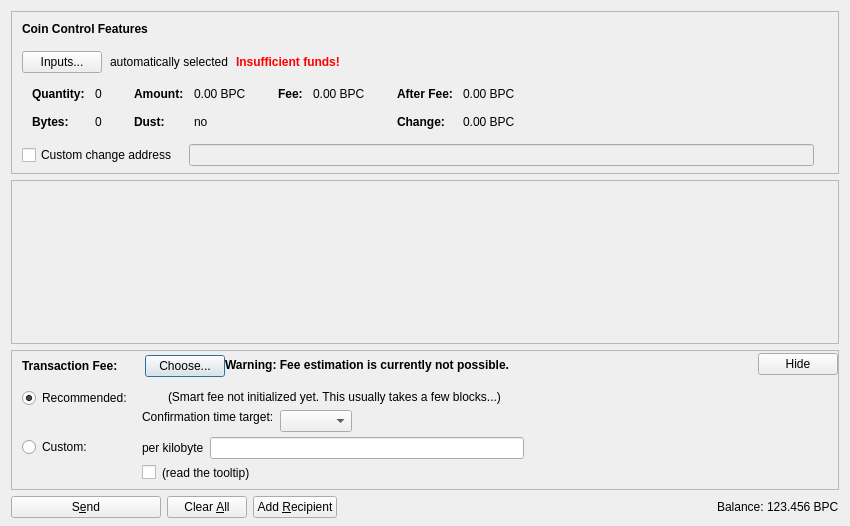
<?xml version="1.0" encoding="UTF-8"?>
<ui version="4.0">
 <class>SendCoinsDialog</class>
 <widget class="QDialog" name="SendCoinsDialog">
  <property name="geometry">
   <rect>
    <x>0</x>
    <y>0</y>
    <width>850</width>
    <height>526</height>
   </rect>
  </property>
  <property name="windowTitle">
   <string>Send Coins</string>
  </property>
  <layout class="QVBoxLayout" name="verticalLayout" stretch="0,1,0,0">
   <property name="bottomMargin">
    <number>8</number>
   </property>
   <item>
    <widget class="QFrame" name="frameCoinControl">
     <property name="sizePolicy">
      <sizepolicy hsizetype="Expanding" vsizetype="Expanding">
       <horstretch>0</horstretch>
       <verstretch>0</verstretch>
      </sizepolicy>
     </property>
     <property name="maximumSize">
      <size>
       <width>16777215</width>
       <height>16777215</height>
      </size>
     </property>
     <property name="frameShape">
      <enum>QFrame::StyledPanel</enum>
     </property>
     <property name="frameShadow">
      <enum>QFrame::Sunken</enum>
     </property>
     <layout class="QVBoxLayout" name="verticalLayoutCoinControl2">
      <property name="spacing">
       <number>0</number>
      </property>
      <property name="leftMargin">
       <number>0</number>
      </property>
      <property name="topMargin">
       <number>0</number>
      </property>
      <property name="rightMargin">
       <number>0</number>
      </property>
      <property name="bottomMargin">
       <number>6</number>
      </property>
      <item>
       <layout class="QVBoxLayout" name="verticalLayoutCoinControl" stretch="0,0,0,0,1">
        <property name="spacing">
         <number>0</number>
        </property>
        <property name="leftMargin">
         <number>10</number>
        </property>
        <property name="topMargin">
         <number>10</number>
        </property>
        <item>
         <layout class="QHBoxLayout" name="horizontalLayoutCoinControl1">
          <property name="bottomMargin">
           <number>15</number>
          </property>
          <item>
           <widget class="QLabel" name="labelCoinControlFeatures">
            <property name="sizePolicy">
             <sizepolicy hsizetype="Preferred" vsizetype="Maximum">
              <horstretch>0</horstretch>
              <verstretch>0</verstretch>
             </sizepolicy>
            </property>
            <property name="font">
             <font>
              <weight>75</weight>
              <bold>true</bold>
             </font>
            </property>
            <property name="styleSheet">
             <string notr="true">font-weight:bold;</string>
            </property>
            <property name="text">
             <string>Coin Control Features</string>
            </property>
           </widget>
          </item>
         </layout>
        </item>
        <item>
         <layout class="QHBoxLayout" name="horizontalLayoutCoinControl2" stretch="0,0,0,0">
          <property name="spacing">
           <number>8</number>
          </property>
          <property name="bottomMargin">
           <number>10</number>
          </property>
          <item>
           <widget class="QPushButton" name="pushButtonCoinControl">
            <property name="styleSheet">
             <string notr="true"/>
            </property>
            <property name="text">
             <string>Inputs...</string>
            </property>
            <property name="autoDefault">
             <bool>false</bool>
            </property>
           </widget>
          </item>
          <item>
           <widget class="QLabel" name="labelCoinControlAutomaticallySelected">
            <property name="text">
             <string>automatically selected</string>
            </property>
            <property name="margin">
             <number>5</number>
            </property>
           </widget>
          </item>
          <item>
           <widget class="QLabel" name="labelCoinControlInsuffFunds">
            <property name="font">
             <font>
              <weight>75</weight>
              <bold>true</bold>
             </font>
            </property>
            <property name="styleSheet">
             <string notr="true">color:red;font-weight:bold;</string>
            </property>
            <property name="text">
             <string>Insufficient funds!</string>
            </property>
            <property name="margin">
             <number>5</number>
            </property>
           </widget>
          </item>
          <item>
           <spacer name="horizontalSpacerCoinControl">
            <property name="orientation">
             <enum>Qt::Horizontal</enum>
            </property>
            <property name="sizeHint" stdset="0">
             <size>
              <width>40</width>
              <height>1</height>
             </size>
            </property>
           </spacer>
          </item>
         </layout>
        </item>
        <item>
         <widget class="QWidget" name="widgetCoinControl" native="true">
          <property name="sizePolicy">
           <sizepolicy hsizetype="Preferred" vsizetype="Preferred">
            <horstretch>0</horstretch>
            <verstretch>0</verstretch>
           </sizepolicy>
          </property>
          <property name="minimumSize">
           <size>
            <width>0</width>
            <height>0</height>
           </size>
          </property>
          <property name="styleSheet">
           <string notr="true"/>
          </property>
          <layout class="QHBoxLayout" name="horizontalLayoutCoinControl5">
           <property name="leftMargin">
            <number>0</number>
           </property>
           <property name="topMargin">
            <number>0</number>
           </property>
           <property name="rightMargin">
            <number>0</number>
           </property>
           <property name="bottomMargin">
            <number>0</number>
           </property>
           <item>
            <layout class="QHBoxLayout" name="horizontalLayoutCoinControl3" stretch="0,0,0,1">
             <property name="spacing">
              <number>20</number>
             </property>
             <property name="topMargin">
              <number>0</number>
             </property>
             <property name="bottomMargin">
              <number>10</number>
             </property>
             <item>
              <layout class="QFormLayout" name="formLayoutCoinControl1">
               <property name="horizontalSpacing">
                <number>10</number>
               </property>
               <property name="verticalSpacing">
                <number>14</number>
               </property>
               <property name="leftMargin">
                <number>10</number>
               </property>
               <property name="topMargin">
                <number>4</number>
               </property>
               <property name="rightMargin">
                <number>6</number>
               </property>
               <item row="0" column="0">
                <widget class="QLabel" name="labelCoinControlQuantityText">
                 <property name="font">
                  <font>
                   <weight>75</weight>
                   <bold>true</bold>
                  </font>
                 </property>
                 <property name="text">
                  <string>Quantity:</string>
                 </property>
                 <property name="margin">
                  <number>0</number>
                 </property>
                </widget>
               </item>
               <item row="0" column="1">
                <widget class="QLabel" name="labelCoinControlQuantity">
                 <property name="cursor">
                  <cursorShape>IBeamCursor</cursorShape>
                 </property>
                 <property name="contextMenuPolicy">
                  <enum>Qt::ActionsContextMenu</enum>
                 </property>
                 <property name="text">
                  <string notr="true">0</string>
                 </property>
                 <property name="margin">
                  <number>0</number>
                 </property>
                 <property name="textInteractionFlags">
                  <set>Qt::LinksAccessibleByMouse|Qt::TextSelectableByKeyboard|Qt::TextSelectableByMouse</set>
                 </property>
                </widget>
               </item>
               <item row="1" column="0">
                <widget class="QLabel" name="labelCoinControlBytesText">
                 <property name="font">
                  <font>
                   <weight>75</weight>
                   <bold>true</bold>
                  </font>
                 </property>
                 <property name="text">
                  <string>Bytes:</string>
                 </property>
                </widget>
               </item>
               <item row="1" column="1">
                <widget class="QLabel" name="labelCoinControlBytes">
                 <property name="cursor">
                  <cursorShape>IBeamCursor</cursorShape>
                 </property>
                 <property name="contextMenuPolicy">
                  <enum>Qt::ActionsContextMenu</enum>
                 </property>
                 <property name="text">
                  <string notr="true">0</string>
                 </property>
                 <property name="textInteractionFlags">
                  <set>Qt::LinksAccessibleByMouse|Qt::TextSelectableByKeyboard|Qt::TextSelectableByMouse</set>
                 </property>
                </widget>
               </item>
              </layout>
             </item>
             <item>
              <layout class="QFormLayout" name="formLayoutCoinControl2">
               <property name="horizontalSpacing">
                <number>10</number>
               </property>
               <property name="verticalSpacing">
                <number>14</number>
               </property>
               <property name="leftMargin">
                <number>6</number>
               </property>
               <property name="topMargin">
                <number>4</number>
               </property>
               <property name="rightMargin">
                <number>6</number>
               </property>
               <item row="0" column="0">
                <widget class="QLabel" name="labelCoinControlAmountText">
                 <property name="font">
                  <font>
                   <weight>75</weight>
                   <bold>true</bold>
                  </font>
                 </property>
                 <property name="text">
                  <string>Amount:</string>
                 </property>
                 <property name="margin">
                  <number>0</number>
                 </property>
                </widget>
               </item>
               <item row="0" column="1">
                <widget class="QLabel" name="labelCoinControlAmount">
                 <property name="cursor">
                  <cursorShape>IBeamCursor</cursorShape>
                 </property>
                 <property name="contextMenuPolicy">
                  <enum>Qt::ActionsContextMenu</enum>
                 </property>
                 <property name="text">
                  <string notr="true">0.00 BPC</string>
                 </property>
                 <property name="textInteractionFlags">
                  <set>Qt::LinksAccessibleByMouse|Qt::TextSelectableByKeyboard|Qt::TextSelectableByMouse</set>
                 </property>
                </widget>
               </item>
               <item row="1" column="0">
                <widget class="QLabel" name="labelCoinControlLowOutputText">
                 <property name="font">
                  <font>
                   <weight>75</weight>
                   <bold>true</bold>
                  </font>
                 </property>
                 <property name="text">
                  <string>Dust:</string>
                 </property>
                </widget>
               </item>
               <item row="1" column="1">
                <widget class="QLabel" name="labelCoinControlLowOutput">
                 <property name="cursor">
                  <cursorShape>IBeamCursor</cursorShape>
                 </property>
                 <property name="contextMenuPolicy">
                  <enum>Qt::ActionsContextMenu</enum>
                 </property>
                 <property name="text">
                  <string notr="true">no</string>
                 </property>
                 <property name="textInteractionFlags">
                  <set>Qt::LinksAccessibleByMouse|Qt::TextSelectableByKeyboard|Qt::TextSelectableByMouse</set>
                 </property>
                </widget>
               </item>
              </layout>
             </item>
             <item>
              <layout class="QFormLayout" name="formLayoutCoinControl3">
               <property name="horizontalSpacing">
                <number>10</number>
               </property>
               <property name="verticalSpacing">
                <number>14</number>
               </property>
               <property name="leftMargin">
                <number>6</number>
               </property>
               <property name="topMargin">
                <number>4</number>
               </property>
               <property name="rightMargin">
                <number>6</number>
               </property>
               <item row="0" column="0">
                <widget class="QLabel" name="labelCoinControlFeeText">
                 <property name="font">
                  <font>
                   <weight>75</weight>
                   <bold>true</bold>
                  </font>
                 </property>
                 <property name="text">
                  <string>Fee:</string>
                 </property>
                 <property name="margin">
                  <number>0</number>
                 </property>
                </widget>
               </item>
               <item row="0" column="1">
                <widget class="QLabel" name="labelCoinControlFee">
                 <property name="cursor">
                  <cursorShape>IBeamCursor</cursorShape>
                 </property>
                 <property name="contextMenuPolicy">
                  <enum>Qt::ActionsContextMenu</enum>
                 </property>
                 <property name="text">
                  <string notr="true">0.00 BPC</string>
                 </property>
                 <property name="textInteractionFlags">
                  <set>Qt::LinksAccessibleByMouse|Qt::TextSelectableByKeyboard|Qt::TextSelectableByMouse</set>
                 </property>
                </widget>
               </item>
              </layout>
             </item>
             <item>
              <layout class="QFormLayout" name="formLayoutCoinControl4">
               <property name="horizontalSpacing">
                <number>10</number>
               </property>
               <property name="verticalSpacing">
                <number>14</number>
               </property>
               <property name="leftMargin">
                <number>6</number>
               </property>
               <property name="topMargin">
                <number>4</number>
               </property>
               <property name="rightMargin">
                <number>6</number>
               </property>
               <item row="0" column="0">
                <widget class="QLabel" name="labelCoinControlAfterFeeText">
                 <property name="font">
                  <font>
                   <weight>75</weight>
                   <bold>true</bold>
                  </font>
                 </property>
                 <property name="text">
                  <string>After Fee:</string>
                 </property>
                 <property name="margin">
                  <number>0</number>
                 </property>
                </widget>
               </item>
               <item row="0" column="1">
                <widget class="QLabel" name="labelCoinControlAfterFee">
                 <property name="cursor">
                  <cursorShape>IBeamCursor</cursorShape>
                 </property>
                 <property name="contextMenuPolicy">
                  <enum>Qt::ActionsContextMenu</enum>
                 </property>
                 <property name="text">
                  <string notr="true">0.00 BPC</string>
                 </property>
                 <property name="textInteractionFlags">
                  <set>Qt::LinksAccessibleByMouse|Qt::TextSelectableByKeyboard|Qt::TextSelectableByMouse</set>
                 </property>
                </widget>
               </item>
               <item row="1" column="0">
                <widget class="QLabel" name="labelCoinControlChangeText">
                 <property name="font">
                  <font>
                   <weight>75</weight>
                   <bold>true</bold>
                  </font>
                 </property>
                 <property name="text">
                  <string>Change:</string>
                 </property>
                </widget>
               </item>
               <item row="1" column="1">
                <widget class="QLabel" name="labelCoinControlChange">
                 <property name="cursor">
                  <cursorShape>IBeamCursor</cursorShape>
                 </property>
                 <property name="contextMenuPolicy">
                  <enum>Qt::ActionsContextMenu</enum>
                 </property>
                 <property name="text">
                  <string notr="true">0.00 BPC</string>
                 </property>
                 <property name="textInteractionFlags">
                  <set>Qt::LinksAccessibleByMouse|Qt::TextSelectableByKeyboard|Qt::TextSelectableByMouse</set>
                 </property>
                </widget>
               </item>
              </layout>
             </item>
            </layout>
           </item>
          </layout>
         </widget>
        </item>
        <item>
         <layout class="QHBoxLayout" name="horizontalLayoutCoinControl4" stretch="0,0,0">
          <property name="spacing">
           <number>12</number>
          </property>
          <property name="sizeConstraint">
           <enum>QLayout::SetDefaultConstraint</enum>
          </property>
          <property name="topMargin">
           <number>5</number>
          </property>
          <property name="rightMargin">
           <number>5</number>
          </property>
          <item>
           <widget class="QCheckBox" name="checkBoxCoinControlChange">
            <property name="toolTip">
             <string>If this is activated, but the change address is empty or invalid, change will be sent to a newly generated address.</string>
            </property>
            <property name="text">
             <string>Custom change address</string>
            </property>
           </widget>
          </item>
          <item>
           <widget class="QValidatedLineEdit" name="lineEditCoinControlChange">
            <property name="enabled">
             <bool>false</bool>
            </property>
            <property name="sizePolicy">
             <sizepolicy hsizetype="Expanding" vsizetype="Fixed">
              <horstretch>0</horstretch>
              <verstretch>0</verstretch>
             </sizepolicy>
            </property>
           </widget>
          </item>
          <item>
           <widget class="QLabel" name="labelCoinControlChangeLabel">
            <property name="sizePolicy">
             <sizepolicy hsizetype="Preferred" vsizetype="Expanding">
              <horstretch>0</horstretch>
              <verstretch>0</verstretch>
             </sizepolicy>
            </property>
            <property name="minimumSize">
             <size>
              <width>0</width>
              <height>0</height>
             </size>
            </property>
            <property name="text">
             <string/>
            </property>
            <property name="margin">
             <number>3</number>
            </property>
           </widget>
          </item>
         </layout>
        </item>
        <item>
         <spacer name="verticalSpacerCoinControl">
          <property name="orientation">
           <enum>Qt::Vertical</enum>
          </property>
          <property name="sizeHint" stdset="0">
           <size>
            <width>800</width>
            <height>1</height>
           </size>
          </property>
         </spacer>
        </item>
       </layout>
      </item>
     </layout>
    </widget>
   </item>
   <item>
    <widget class="QScrollArea" name="scrollArea">
     <property name="widgetResizable">
      <bool>true</bool>
     </property>
     <widget class="QWidget" name="scrollAreaWidgetContents">
      <property name="geometry">
       <rect>
        <x>0</x>
        <y>0</y>
        <width>830</width>
        <height>104</height>
       </rect>
      </property>
      <layout class="QVBoxLayout" name="verticalLayout_2" stretch="0,1">
       <property name="leftMargin">
        <number>0</number>
       </property>
       <property name="topMargin">
        <number>0</number>
       </property>
       <property name="rightMargin">
        <number>0</number>
       </property>
       <property name="bottomMargin">
        <number>0</number>
       </property>
       <item>
        <layout class="QVBoxLayout" name="entries">
         <property name="spacing">
          <number>6</number>
         </property>
        </layout>
       </item>
       <item>
        <spacer name="verticalSpacer">
         <property name="orientation">
          <enum>Qt::Vertical</enum>
         </property>
         <property name="sizeHint" stdset="0">
          <size>
           <width>20</width>
           <height>40</height>
          </size>
         </property>
        </spacer>
       </item>
      </layout>
     </widget>
    </widget>
   </item>
   <item>
    <widget class="QFrame" name="frameFee">
     <property name="sizePolicy">
      <sizepolicy hsizetype="Expanding" vsizetype="Expanding">
       <horstretch>0</horstretch>
       <verstretch>0</verstretch>
      </sizepolicy>
     </property>
     <property name="maximumSize">
      <size>
       <width>16777215</width>
       <height>16777215</height>
      </size>
     </property>
     <property name="frameShape">
      <enum>QFrame::StyledPanel</enum>
     </property>
     <property name="frameShadow">
      <enum>QFrame::Sunken</enum>
     </property>
     <layout class="QVBoxLayout" name="verticalLayoutFee1">
      <property name="spacing">
       <number>0</number>
      </property>
      <property name="leftMargin">
       <number>0</number>
      </property>
      <property name="topMargin">
       <number>0</number>
      </property>
      <property name="rightMargin">
       <number>0</number>
      </property>
      <property name="bottomMargin">
       <number>0</number>
      </property>
      <item>
       <layout class="QVBoxLayout" name="verticalLayoutFee2" stretch="0,0,0">
        <property name="spacing">
         <number>0</number>
        </property>
        <property name="leftMargin">
         <number>10</number>
        </property>
        <property name="topMargin">
         <number>0</number>
        </property>
        <item>
         <layout class="QHBoxLayout" name="horizontalLayoutFee1">
          <property name="bottomMargin">
           <number>0</number>
          </property>
          <item>
           <layout class="QVBoxLayout" name="verticalLayoutFee7">
            <property name="spacing">
             <number>0</number>
            </property>
            <item>
             <spacer name="verticalSpacerSmartFee">
              <property name="orientation">
               <enum>Qt::Vertical</enum>
              </property>
              <property name="sizeType">
               <enum>QSizePolicy::Fixed</enum>
              </property>
              <property name="sizeHint" stdset="0">
               <size>
                <width>1</width>
                <height>4</height>
               </size>
              </property>
             </spacer>
            </item>
            <item>
             <layout class="QHBoxLayout" name="horizontalLayoutSmartFee">
              <property name="spacing">
               <number>10</number>
              </property>
              <item>
               <widget class="QLabel" name="labelFeeHeadline">
                <property name="sizePolicy">
                 <sizepolicy hsizetype="Preferred" vsizetype="Maximum">
                  <horstretch>0</horstretch>
                  <verstretch>0</verstretch>
                 </sizepolicy>
                </property>
                <property name="font">
                 <font>
                  <weight>75</weight>
                  <bold>true</bold>
                 </font>
                </property>
                <property name="styleSheet">
                 <string notr="true">font-weight:bold;</string>
                </property>
                <property name="text">
                 <string>Transaction Fee:</string>
                </property>
               </widget>
              </item>
              <item>
               <widget class="QLabel" name="labelFeeMinimized">
                <property name="text">
                 <string/>
                </property>
               </widget>
              </item>
              <item>
               <widget class="QPushButton" name="buttonChooseFee">
                <property name="text">
                 <string>Choose...</string>
                </property>
               </widget>
              </item>
             </layout>
            </item>
            <item>
             <spacer name="verticalSpacer_5">
              <property name="orientation">
               <enum>Qt::Vertical</enum>
              </property>
              <property name="sizeHint" stdset="0">
               <size>
                <width>1</width>
                <height>1</height>
               </size>
              </property>
             </spacer>
            </item>
           </layout>
          </item>
          <item>
           <widget class="QLabel" name="fallbackFeeWarningLabel">
            <property name="toolTip">
             <string>Using the fallbackfee can result in sending a transaction that will take several hours or days (or never) to confirm. Consider choosing your fee manually or wait until you have validated the complete chain.</string>
            </property>
            <property name="font">
            <font>
                <weight>75</weight>
                <bold>true</bold>
            </font>
            </property>
            <property name="text">
             <string>Warning: Fee estimation is currently not possible.</string>
            </property>
            <property name="wordWrap">
             <bool>false</bool>
            </property>
           </widget>
          </item>
          <item>
           <spacer name="horizontalSpacer_4">
            <property name="orientation">
             <enum>Qt::Horizontal</enum>
            </property>
            <property name="sizeType">
             <enum>QSizePolicy::MinimumExpanding</enum>
            </property>
            <property name="sizeHint" stdset="0">
             <size>
              <width>40</width>
              <height>20</height>
             </size>
            </property>
           </spacer>
          </item>
          <item>
           <widget class="QPushButton" name="buttonMinimizeFee">
            <property name="toolTip">
             <string>collapse fee-settings</string>
            </property>
            <property name="text">
             <string>Hide</string>
            </property>
           </widget>
          </item>
         </layout>
        </item>
        <item>
         <widget class="QFrame" name="frameFeeSelection">
          <layout class="QVBoxLayout" name="verticalLayoutFee12">
           <property name="spacing">
            <number>0</number>
           </property>
           <property name="leftMargin">
            <number>0</number>
           </property>
           <property name="topMargin">
            <number>0</number>
           </property>
           <property name="rightMargin">
            <number>0</number>
           </property>
           <property name="bottomMargin">
            <number>0</number>
           </property>
           <item>
            <layout class="QGridLayout" name="gridLayoutFee">
             <property name="topMargin">
              <number>10</number>
             </property>
             <property name="bottomMargin">
              <number>4</number>
             </property>
             <property name="horizontalSpacing">
              <number>10</number>
             </property>
             <property name="verticalSpacing">
              <number>4</number>
             </property>
             <item row="1" column="1">
              <layout class="QVBoxLayout" name="verticalLayoutFee8">
               <property name="spacing">
                <number>6</number>
               </property>
               <item>
                <layout class="QHBoxLayout" name="horizontalLayoutFee13">
                 <item>
                  <widget class="QLabel" name="labelCustomPerKilobyte">
                   <property name="toolTip">
                    <string>If the custom fee is set to 1000 satoshis and the transaction is only 250 bytes, then &quot;per kilobyte&quot; only pays 250 satoshis in fee, while &quot;total at least&quot; pays 1000 satoshis. For transactions bigger than a kilobyte both pay by kilobyte.</string>
                   </property>
                   <property name="text">
                    <string>per kilobyte</string>
                   </property>
                  </widget>
                 </item>
                 <item>
                  <widget class="BitcoinAmountField" name="customFee"/>
                 </item>
                 <item>
                  <spacer name="horizontalSpacer_6">
                   <property name="orientation">
                    <enum>Qt::Horizontal</enum>
                   </property>
                   <property name="sizeHint" stdset="0">
                    <size>
                     <width>1</width>
                     <height>1</height>
                    </size>
                   </property>
                  </spacer>
                 </item>
                </layout>
               </item>
               <item>
                <layout class="QHBoxLayout" name="horizontalLayoutFee8">
                 <item>
                  <widget class="QCheckBox" name="checkBoxMinimumFee">
                   <property name="toolTip">
                    <string>Paying only the minimum fee is just fine as long as there is less transaction volume than space in the blocks. But be aware that this can end up in a never confirming transaction once there is more demand for backpackercoin transactions than the network can process.</string>
                   </property>
                   <property name="text">
                    <string/>
                   </property>
                  </widget>
                 </item>
                 <item>
                  <widget class="QLabel" name="labelMinFeeWarning">
                   <property name="enabled">
                    <bool>true</bool>
                   </property>
                   <property name="toolTip">
                    <string>Paying only the minimum fee is just fine as long as there is less transaction volume than space in the blocks. But be aware that this can end up in a never confirming transaction once there is more demand for backpackercoin transactions than the network can process.</string>
                   </property>
                   <property name="text">
                    <string>(read the tooltip)</string>
                   </property>
                   <property name="margin">
                    <number>5</number>
                   </property>
                  </widget>
                 </item>
                 <item>
                  <spacer name="horizontalSpacer_2">
                   <property name="orientation">
                    <enum>Qt::Horizontal</enum>
                   </property>
                   <property name="sizeHint" stdset="0">
                    <size>
                     <width>1</width>
                     <height>1</height>
                    </size>
                   </property>
                  </spacer>
                 </item>
                </layout>
               </item>
              </layout>
             </item>
             <item row="0" column="0">
              <layout class="QVBoxLayout" name="verticalLayoutFee4" stretch="0,1">
               <item>
                <widget class="QRadioButton" name="radioSmartFee">
                 <property name="text">
                  <string>Recommended:</string>
                 </property>
                 <property name="checked">
                  <bool>true</bool>
                 </property>
                 <attribute name="buttonGroup">
                  <string notr="true">groupFee</string>
                 </attribute>
                </widget>
               </item>
               <item>
                <spacer name="verticalSpacer_2">
                 <property name="orientation">
                  <enum>Qt::Vertical</enum>
                 </property>
                 <property name="sizeHint" stdset="0">
                  <size>
                   <width>1</width>
                   <height>1</height>
                  </size>
                 </property>
                </spacer>
               </item>
              </layout>
             </item>
             <item row="1" column="0">
              <layout class="QVBoxLayout" name="verticalLayoutFee9" stretch="0,1">
               <item>
                <widget class="QRadioButton" name="radioCustomFee">
                 <property name="text">
                  <string>Custom:</string>
                 </property>
                 <attribute name="buttonGroup">
                  <string notr="true">groupFee</string>
                 </attribute>
                </widget>
               </item>
               <item>
                <spacer name="verticalSpacer_6">
                 <property name="orientation">
                  <enum>Qt::Vertical</enum>
                 </property>
                 <property name="sizeHint" stdset="0">
                  <size>
                   <width>1</width>
                   <height>1</height>
                  </size>
                 </property>
                </spacer>
               </item>
              </layout>
             </item>
             <item row="0" column="1">
              <layout class="QVBoxLayout" name="verticalLayoutFee3" stretch="0,0,1">
               <property name="spacing">
                <number>6</number>
               </property>
               <property name="topMargin">
                <number>2</number>
               </property>
               <item>
                <layout class="QHBoxLayout" name="horizontalLayoutFee12">
                 <item>
                  <widget class="QLabel" name="labelSmartFee">
                   <property name="text">
                    <string/>
                   </property>
                   <property name="margin">
                    <number>2</number>
                   </property>
                  </widget>
                 </item>
                 <item>
                  <widget class="QLabel" name="labelFeeEstimation">
                   <property name="text">
                    <string/>
                   </property>
                  </widget>
                 </item>
                 <item>
                  <widget class="QLabel" name="labelSmartFee2">
                   <property name="text">
                    <string>(Smart fee not initialized yet. This usually takes a few blocks...)</string>
                   </property>
                   <property name="margin">
                    <number>2</number>
                   </property>
                  </widget>
                 </item>
                 <item>
                  <spacer name="horizontalSpacer_5">
                   <property name="orientation">
                    <enum>Qt::Horizontal</enum>
                   </property>
                   <property name="sizeHint" stdset="0">
                    <size>
                     <width>1</width>
                     <height>1</height>
                    </size>
                   </property>
                  </spacer>
                 </item>
                </layout>
               </item>
               <item>
                <layout class="QHBoxLayout" name="horizontalLayoutFee9">
                 <item>
                  <layout class="QVBoxLayout" name="verticalLayoutFee6">
                   <item>
                    <widget class="QLabel" name="labelSmartFee3">
                     <property name="text">
                      <string>Confirmation time target:</string>
                     </property>
                     <property name="margin">
                      <number>2</number>
                     </property>
                    </widget>
                   </item>
                   <item>
                    <spacer name="verticalSpacer_3">
                     <property name="orientation">
                      <enum>Qt::Vertical</enum>
                     </property>
                     <property name="sizeHint" stdset="0">
                      <size>
                       <width>1</width>
                       <height>1</height>
                      </size>
                     </property>
                    </spacer>
                   </item>
                  </layout>
                 </item>
                 <item>
                  <layout class="QVBoxLayout" name="verticalLayoutFee5">
                   <property name="rightMargin">
                    <number>30</number>
                   </property>
                   <item>
                    <layout class="QHBoxLayout" name="horizontalLayoutConfTarget">
                     <property name="bottomMargin">
                      <number>0</number>
                     </property>
                     <item>
                      <widget class="QComboBox" name="confTargetSelector"/>
                     </item>
                     <item>
                      <spacer name="horizontalSpacerConfTarget">
                       <property name="orientation">
                        <enum>Qt::Horizontal</enum>
                       </property>
                       <property name="sizeHint" stdset="0">
                        <size>
                         <width>40</width>
                         <height>20</height>
                        </size>
                       </property>
                      </spacer>
                     </item>
                    </layout>
                   </item>
                  </layout>
                 </item>
                </layout>
               </item>
               <item>
                <spacer name="verticalSpacer_4">
                 <property name="orientation">
                  <enum>Qt::Vertical</enum>
                 </property>
                 <property name="sizeHint" stdset="0">
                  <size>
                   <width>1</width>
                   <height>1</height>
                  </size>
                 </property>
                </spacer>
               </item>
              </layout>
             </item>
            </layout>
           </item>
          </layout>
         </widget>
        </item>
        <item>
         <spacer name="verticalSpacerFee">
          <property name="orientation">
           <enum>Qt::Vertical</enum>
          </property>
          <property name="sizeHint" stdset="0">
           <size>
            <width>40</width>
            <height>5</height>
           </size>
          </property>
         </spacer>
        </item>
       </layout>
      </item>
     </layout>
    </widget>
   </item>
   <item>
    <layout class="QHBoxLayout" name="horizontalLayout">
     <item>
      <widget class="QPushButton" name="sendButton">
       <property name="minimumSize">
        <size>
         <width>150</width>
         <height>0</height>
        </size>
       </property>
       <property name="toolTip">
        <string>Confirm the send action</string>
       </property>
       <property name="text">
        <string>S&amp;end</string>
       </property>
       <property name="icon">
        <iconset resource="../bitcoin.qrc">
         <normaloff>:/icons/send</normaloff>:/icons/send</iconset>
       </property>
       <property name="autoDefault">
        <bool>false</bool>
       </property>
       <property name="default">
        <bool>false</bool>
       </property>
      </widget>
     </item>
     <item>
      <widget class="QPushButton" name="clearButton">
       <property name="sizePolicy">
        <sizepolicy hsizetype="Minimum" vsizetype="Fixed">
         <horstretch>0</horstretch>
         <verstretch>0</verstretch>
        </sizepolicy>
       </property>
       <property name="toolTip">
        <string>Clear all fields of the form.</string>
       </property>
       <property name="text">
        <string>Clear &amp;All</string>
       </property>
       <property name="icon">
        <iconset resource="../bitcoin.qrc">
         <normaloff>:/icons/remove</normaloff>:/icons/remove</iconset>
       </property>
       <property name="autoDefault">
        <bool>false</bool>
       </property>
      </widget>
     </item>
     <item>
      <widget class="QPushButton" name="addButton">
       <property name="toolTip">
        <string>Send to multiple recipients at once</string>
       </property>
       <property name="text">
        <string>Add &amp;Recipient</string>
       </property>
       <property name="icon">
        <iconset resource="../bitcoin.qrc">
         <normaloff>:/icons/add</normaloff>:/icons/add</iconset>
       </property>
       <property name="autoDefault">
        <bool>false</bool>
       </property>
      </widget>
     </item>
     <item>
      <spacer name="horizontalSpacer">
       <property name="orientation">
        <enum>Qt::Horizontal</enum>
       </property>
       <property name="sizeHint" stdset="0">
        <size>
         <width>40</width>
         <height>20</height>
        </size>
       </property>
      </spacer>
     </item>
     <item>
      <layout class="QHBoxLayout" name="horizontalLayout_2">
       <property name="spacing">
        <number>3</number>
       </property>
       <item>
        <widget class="QLabel" name="label">
         <property name="sizePolicy">
          <sizepolicy hsizetype="Preferred" vsizetype="Fixed">
           <horstretch>0</horstretch>
           <verstretch>0</verstretch>
          </sizepolicy>
         </property>
         <property name="text">
          <string>Balance:</string>
         </property>
        </widget>
       </item>
       <item>
        <widget class="QLabel" name="labelBalance">
         <property name="sizePolicy">
          <sizepolicy hsizetype="Preferred" vsizetype="Fixed">
           <horstretch>0</horstretch>
           <verstretch>0</verstretch>
          </sizepolicy>
         </property>
         <property name="cursor">
          <cursorShape>IBeamCursor</cursorShape>
         </property>
         <property name="text">
          <string notr="true">123.456 BPC</string>
         </property>
         <property name="textInteractionFlags">
          <set>Qt::LinksAccessibleByMouse|Qt::TextSelectableByKeyboard|Qt::TextSelectableByMouse</set>
         </property>
        </widget>
       </item>
      </layout>
     </item>
    </layout>
   </item>
  </layout>
 </widget>
 <customwidgets>
  <customwidget>
   <class>QValidatedLineEdit</class>
   <extends>QLineEdit</extends>
   <header>qvalidatedlineedit.h</header>
  </customwidget>
  <customwidget>
   <class>BitcoinAmountField</class>
   <extends>QLineEdit</extends>
   <header>bitcoinamountfield.h</header>
   <container>1</container>
  </customwidget>
 </customwidgets>
 <resources>
  <include location="../bitcoin.qrc"/>
 </resources>
 <connections/>
 <buttongroups>
  <buttongroup name="groupFee"/>
 </buttongroups>
</ui>
